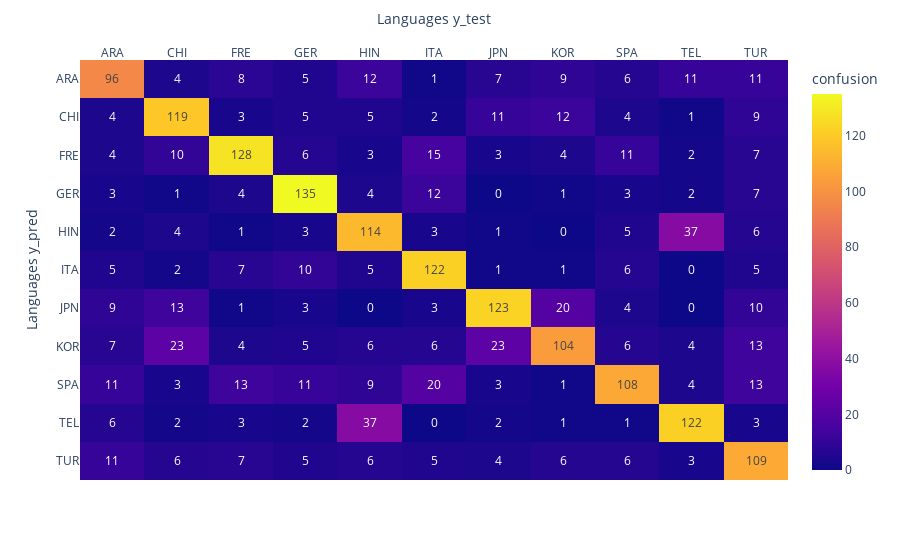

Write notebook code for a chart like this one.
### Code cell
evaluation(test_category, logisticRegr_predict)

### Figure 1 — Plotly figure (JSON) as saved in the notebook; plotly's stock layout.template omitted (floating-point values rounded to 4 significant figures)
{"data": [{"coloraxis": "coloraxis", "hovertemplate": "Languages y_test: %{x}<br>Languages y_pred: %{y}<br>confusion: %{z}<extra></extra>", "name": "0", "texttemplate": "%{z}", "type": "heatmap", "x": ["ARA", "CHI", "FRE", "GER", "HIN", "ITA", "JPN", "KOR", "SPA", "TEL", "TUR"], "xaxis": "x", "y": ["ARA", "CHI", "FRE", "GER", "HIN", "ITA", "JPN", "KOR", "SPA", "TEL", "TUR"], "yaxis": "y", "z": [[96, 4, 8, 5, 12, 1, 7, 9, 6, 11, 11], [4, 119, 3, 5, 5, 2, 11, 12, 4, 1, 9], [4, 10, 128, 6, 3, 15, 3, 4, 11, 2, 7], [3, 1, 4, 135, 4, 12, 0, 1, 3, 2, 7], [2, 4, 1, 3, 114, 3, 1, 0, 5, 37, 6], [5, 2, 7, 10, 5, 122, 1, 1, 6, 0, 5], [9, 13, 1, 3, 0, 3, 123, 20, 4, 0, 10], [7, 23, 4, 5, 6, 6, 23, 104, 6, 4, 13], [11, 3, 13, 11, 9, 20, 3, 1, 108, 4, 13], [6, 2, 3, 2, 37, 0, 2, 1, 1, 122, 3], [11, 6, 7, 5, 6, 5, 4, 6, 6, 3, 109]]}], "layout": {"coloraxis": {"colorbar": {"title": {"text": "confusion"}}, "colorscale": [[0, "#0d0887"], [0.1111, "#46039f"], [0.2222, "#7201a8"], [0.3333, "#9c179e"], [0.4444, "#bd3786"], [0.5556, "#d8576b"], [0.6667, "#ed7953"], [0.7778, "#fb9f3a"], [0.8889, "#fdca26"], [1, "#f0f921"]]}, "margin": {"t": 60}, "xaxis": {"anchor": "y", "domain": [0, 1], "side": "top", "title": {"text": "Languages y_test"}}, "yaxis": {"anchor": "x", "autorange": "reversed", "domain": [0, 1], "title": {"text": "Languages y_pred"}}}}
